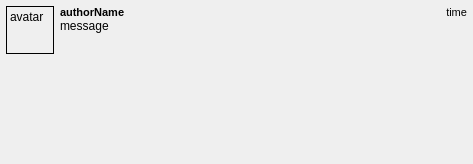
<?xml version="1.0" encoding="UTF-8"?>
<ui version="4.0">
 <class>PostWidget</class>
 <widget class="QWidget" name="PostWidget">
  <property name="geometry">
   <rect>
    <x>0</x>
    <y>0</y>
    <width>473</width>
    <height>164</height>
   </rect>
  </property>
  <property name="sizePolicy">
   <sizepolicy hsizetype="MinimumExpanding" vsizetype="MinimumExpanding">
    <horstretch>0</horstretch>
    <verstretch>0</verstretch>
   </sizepolicy>
  </property>
  <property name="minimumSize">
   <size>
    <width>50</width>
    <height>20</height>
   </size>
  </property>
  <property name="focusPolicy">
   <enum>Qt::NoFocus</enum>
  </property>
  <property name="contextMenuPolicy">
   <enum>Qt::NoContextMenu</enum>
  </property>
  <property name="windowTitle">
   <string>Form</string>
  </property>
  <layout class="QHBoxLayout" name="horizontalLayout_2">
   <property name="sizeConstraint">
    <enum>QLayout::SetNoConstraint</enum>
   </property>
   <property name="leftMargin">
    <number>6</number>
   </property>
   <property name="topMargin">
    <number>6</number>
   </property>
   <property name="rightMargin">
    <number>6</number>
   </property>
   <property name="bottomMargin">
    <number>6</number>
   </property>
   <item alignment="Qt::AlignTop">
    <widget class="QLabel" name="authorAvatar">
     <property name="sizePolicy">
      <sizepolicy hsizetype="Preferred" vsizetype="Preferred">
       <horstretch>0</horstretch>
       <verstretch>0</verstretch>
      </sizepolicy>
     </property>
     <property name="minimumSize">
      <size>
       <width>48</width>
       <height>48</height>
      </size>
     </property>
     <property name="maximumSize">
      <size>
       <width>48</width>
       <height>48</height>
      </size>
     </property>
     <property name="contextMenuPolicy">
      <enum>Qt::NoContextMenu</enum>
     </property>
     <property name="frameShape">
      <enum>QFrame::Box</enum>
     </property>
     <property name="text">
      <string>avatar</string>
     </property>
     <property name="alignment">
      <set>Qt::AlignLeading|Qt::AlignLeft|Qt::AlignTop</set>
     </property>
    </widget>
   </item>
   <item>
    <layout class="QVBoxLayout" name="verticalLayout">
     <property name="spacing">
      <number>0</number>
     </property>
     <property name="sizeConstraint">
      <enum>QLayout::SetNoConstraint</enum>
     </property>
     <item>
      <layout class="QHBoxLayout" name="horizontalLayout">
       <item>
        <widget class="QLabel" name="authorName">
         <property name="maximumSize">
          <size>
           <width>200</width>
           <height>16</height>
          </size>
         </property>
         <property name="font">
          <font>
           <pointsize>8</pointsize>
           <weight>75</weight>
           <bold>true</bold>
          </font>
         </property>
         <property name="contextMenuPolicy">
          <enum>Qt::NoContextMenu</enum>
         </property>
         <property name="text">
          <string>authorName</string>
         </property>
         <property name="textInteractionFlags">
          <set>Qt::TextSelectableByMouse</set>
         </property>
        </widget>
       </item>
       <item>
        <widget class="QLabel" name="time">
         <property name="maximumSize">
          <size>
           <width>16777215</width>
           <height>16</height>
          </size>
         </property>
         <property name="font">
          <font>
           <pointsize>8</pointsize>
          </font>
         </property>
         <property name="focusPolicy">
          <enum>Qt::NoFocus</enum>
         </property>
         <property name="contextMenuPolicy">
          <enum>Qt::NoContextMenu</enum>
         </property>
         <property name="text">
          <string>time</string>
         </property>
         <property name="alignment">
          <set>Qt::AlignRight|Qt::AlignTrailing|Qt::AlignVCenter</set>
         </property>
         <property name="textInteractionFlags">
          <set>Qt::LinksAccessibleByMouse</set>
         </property>
        </widget>
       </item>
      </layout>
     </item>
     <item>
      <widget class="QLabel" name="message">
       <property name="sizePolicy">
        <sizepolicy hsizetype="MinimumExpanding" vsizetype="MinimumExpanding">
         <horstretch>0</horstretch>
         <verstretch>0</verstretch>
        </sizepolicy>
       </property>
       <property name="minimumSize">
        <size>
         <width>50</width>
         <height>0</height>
        </size>
       </property>
       <property name="focusPolicy">
        <enum>Qt::NoFocus</enum>
       </property>
       <property name="contextMenuPolicy">
        <enum>Qt::NoContextMenu</enum>
       </property>
       <property name="frameShape">
        <enum>QFrame::NoFrame</enum>
       </property>
       <property name="text">
        <string>message</string>
       </property>
       <property name="textFormat">
        <enum>Qt::RichText</enum>
       </property>
       <property name="alignment">
        <set>Qt::AlignLeading|Qt::AlignLeft|Qt::AlignTop</set>
       </property>
       <property name="wordWrap">
        <bool>true</bool>
       </property>
       <property name="openExternalLinks">
        <bool>true</bool>
       </property>
       <property name="textInteractionFlags">
        <set>Qt::LinksAccessibleByMouse|Qt::TextSelectableByMouse</set>
       </property>
      </widget>
     </item>
    </layout>
   </item>
  </layout>
 </widget>
 <resources/>
 <connections/>
</ui>
